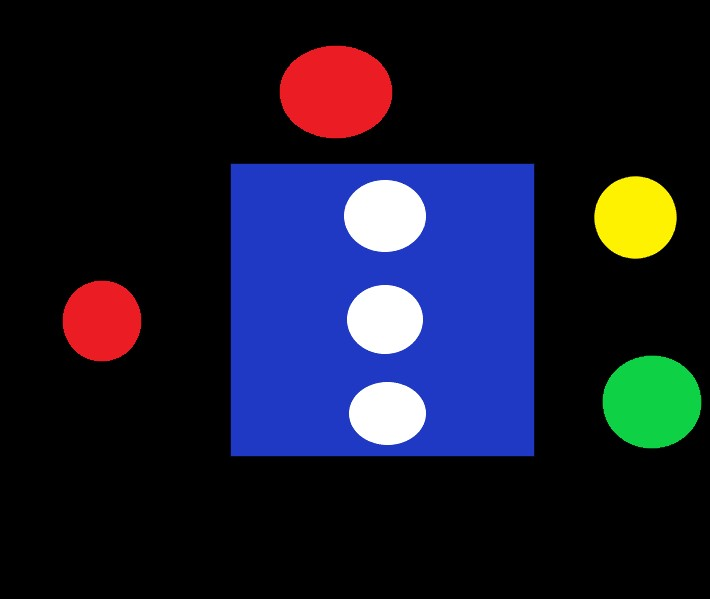
#> input picture test7.jpg, 710 x 599 px
$ jupyter execute --allow-errors Untitled.ipynb
#> lines starting #> are read from the running program, lines starting #| are printed output that depends on the picture; after the words box and inside, x2 and y2 are one past the last pixel; in counts of white or black regions, pixels touching at a corner belong together
[cell 1]
import cv2
import numpy as np

[cell 2]
img = cv2.imread('test7.jpg')
#> img is the input picture: shape (599, 710, 3); mean B, G, R 45, 25.2, 23.9

[cell 3]
cv2.imshow('img',img)
cv2.waitKey(0)
cv2.destroyAllWindows()

[cell 4]
gray = cv2.cvtColor(img,cv2.COLOR_BGR2GRAY)
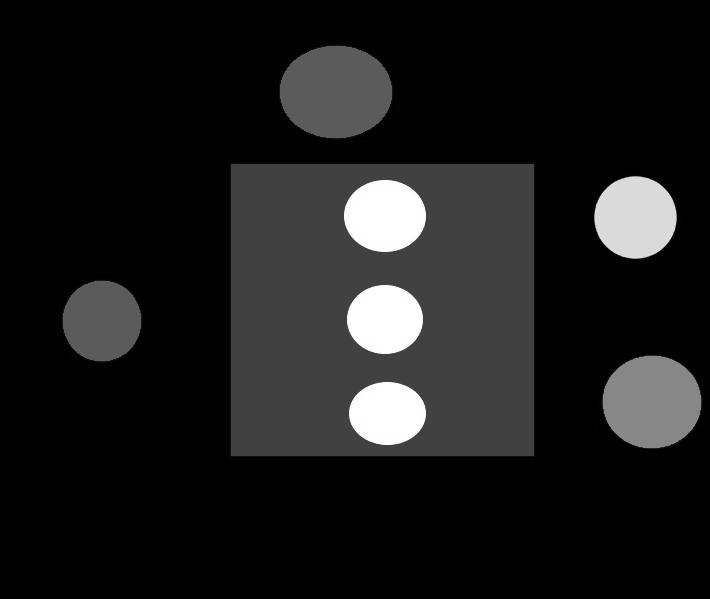
#> gray: shape (599, 710); min 0, max 255, mean 27.1

[cell 5]
cv2.imshow('img',gray)
cv2.waitKey(0)
cv2.destroyAllWindows()

[cell 6]
_ , thresh_binary = cv2.threshold(gray,120,255,cv2.THRESH_BINARY)
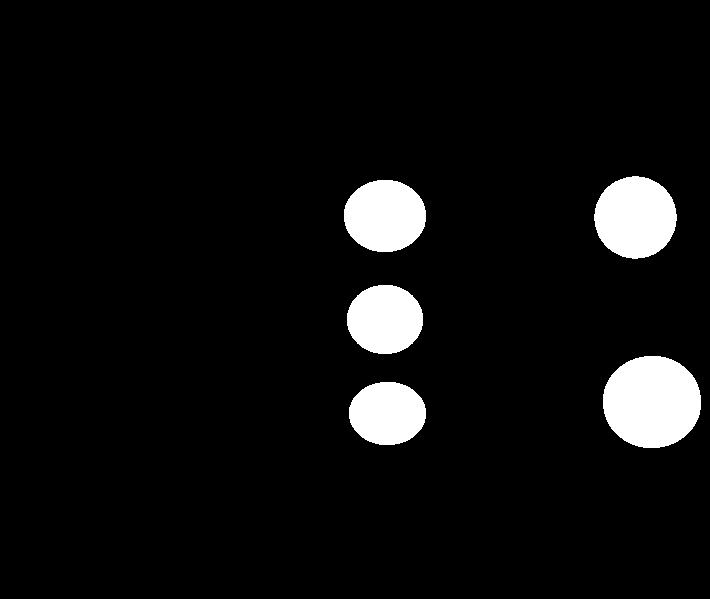
#> thresh_binary: shape (599, 710); 5.9% white; 5 white regions, box (x1, y1, x2, y2) and area: (603, 356, 701, 448) 7170, (594, 176, 677, 259) 5325, (344, 180, 426, 252) 4677, (347, 285, 423, 354) 4152, (349, 382, 426, 445) 3844

[cell 7]
cv2.imshow('img',thresh_binary)
cv2.waitKey(0)
cv2.destroyAllWindows()

[cell 8]
blue_box = cv2.inRange(img,np.array([230,0,0]),np.array([255,0,0]))
#> blue_box: shape (599, 710); every value is 0

[cell 9]
cv2.imshow('img',blue_box)
cv2.waitKey(0)
cv2.destroyAllWindows()

[cell 10]
_ , thresh_blue = cv2.threshold(blue_box,230,255,cv2.THRESH_BINARY)

[cell 11]
cv2.imshow('img',thresh_blue)
cv2.waitKey(0)
cv2.destroyAllWindows()

[cell 12]
contours,heirarchy = cv2.findContours(blue_box, cv2.RETR_TREE, cv2.CHAIN_APPROX_SIMPLE)
#> contours = []

[cell 13]
len(contours)
#> Out = 0

#> (a cell that did not finish here is left out)

#> (a cell that did not finish here is left out)

#> (a cell that did not finish here is left out)

[cell 17]
hsv = cv2.cvtColor(img , cv2.COLOR_BGR2HSV)
#> hsv: shape (599, 710, 3); mean H, S, V 32.2, 64.4, 56.7
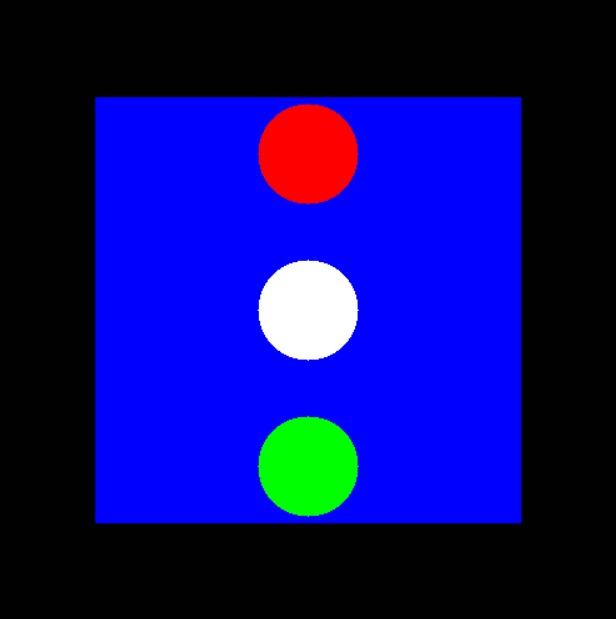
#> input picture test6.jpeg, 616 x 619 px
#> further down, img is the input picture: shape (619, 616, 3); mean B, G, R 110.9, 11.1, 11.1

[cell 18]
cv2.imshow('img',hsv)
cv2.waitKey(0)
cv2.destroyAllWindows()

#> (a cell that did not finish here is left out)

#> (a cell that did not finish here is left out)

#> (a cell that did not finish here is left out)

#> (a cell that did not finish here is left out)

[cell 23]
def traffic_signal(img):

    #img = cv2.imread('test2.jpeg')
    blue_box = cv2.inRange(img,np.array([254,0,0]),np.array([255,0,0]))
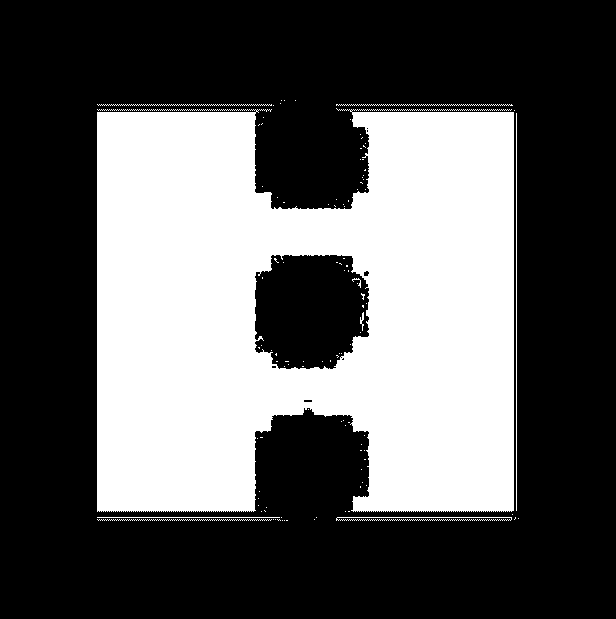
#> blue_box: shape (619, 616); 36% white; 108 white regions (99 under 20 px)
    contours,heirarchy = cv2.findContours(blue_box, cv2.RETR_TREE, cv2.CHAIN_APPROX_SIMPLE)
#> contours = 119 contours, 113 with area under 20; largest, box (x1, y1, x2, y2) and area: (97, 108, 514, 512) 145214, (254, 254, 370, 370) 11308, (336, 517, 512, 521) 437, (336, 517, 512, 521) 436, (363, 270, 370, 277) 28, (303, 399, 313, 403) 25
    max_contour = max(contours,key = cv2.contourArea)
#> max_contour = contour of 1393 points, box (x1, y1, x2, y2) (97, 108, 514, 512), area 145214

    for cnt in [max_contour]:
        approx = cv2.approxPolyDP(cnt, 0.009 * cv2.arcLength(cnt, True), True)
        n = approx.ravel()
        i = 0
        x_bluebox = []
        y_bluebox = []
        for j in n :
            if(i % 2 == 0):
                x_bluebox.append(n[i])
                y_bluebox.append(n[i + 1])
            i = i + 1
#> this loop made 1 pass

    min_x , max_x = min(x_bluebox) , max(x_bluebox)
#> min_x = 97; max_x = 513
    min_y , max_y = min(y_bluebox) , max(y_bluebox)
#> min_y = 108; max_y = 511

    red = cv2.inRange(img , np.array([0,0,100]) , np.array([50,50,255]))
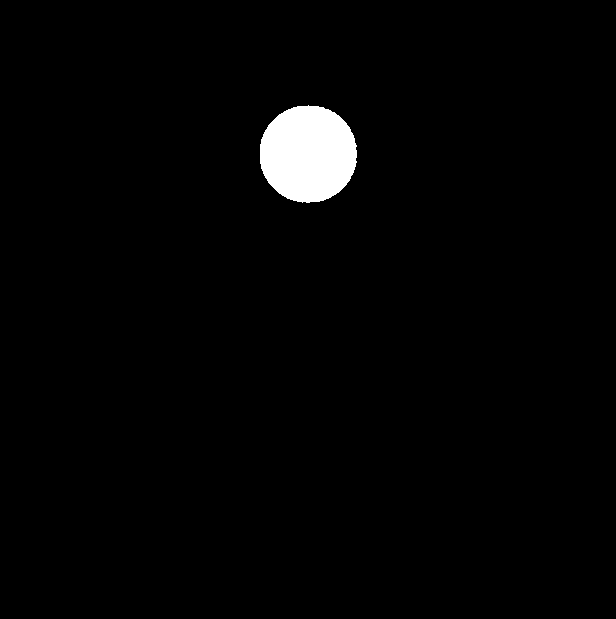
#> red: shape (619, 616); 2% white; 1 white region
    cnts_r,_ = cv2.findContours(red,cv2.RETR_TREE,cv2.CHAIN_APPROX_SIMPLE)
#> cnts_r = 1 contour; box (x1, y1, x2, y2) and area: (260, 105, 357, 203) 7354
    in_box_r = []
    for i in cnts_r:
        M = cv2.moments(i)
        if M['m00'] != 0:
            cx = int(M['m10']/M['m00'])
            cy = int(M['m01']/M['m00'])
            if cx>min_x and cx<max_x:
                if cy>min_y and cy<max_y:
                    in_box_r.append(i)
#> this loop made 1 pass
#> (cx, cy) on pass 1: (307, 153)
#> after the loop, in_box_r has the same summary as cnts_r

    yellow = cv2.inRange(img , np.array([0,230,230]) , np.array([110,255,255]))
#> yellow: shape (619, 616); every value is 0
    cnts_y,_ = cv2.findContours(yellow,cv2.RETR_TREE,cv2.CHAIN_APPROX_SIMPLE)
#> cnts_y = []
    in_box_y = []
    for i in cnts_y:
        M = cv2.moments(i)
        if M['m00'] != 0:
            cx = int(M['m10']/M['m00'])
            cy = int(M['m01']/M['m00'])
            if cx>min_x and cx<max_x:
                if cy>min_y and cy<max_y:
                    in_box_y.append(i)
#> this loop made 0 passes
#> after the loop, in_box_y = []

    green = cv2.inRange(img , np.array([0,200,0]) , np.array([100,255,100]))
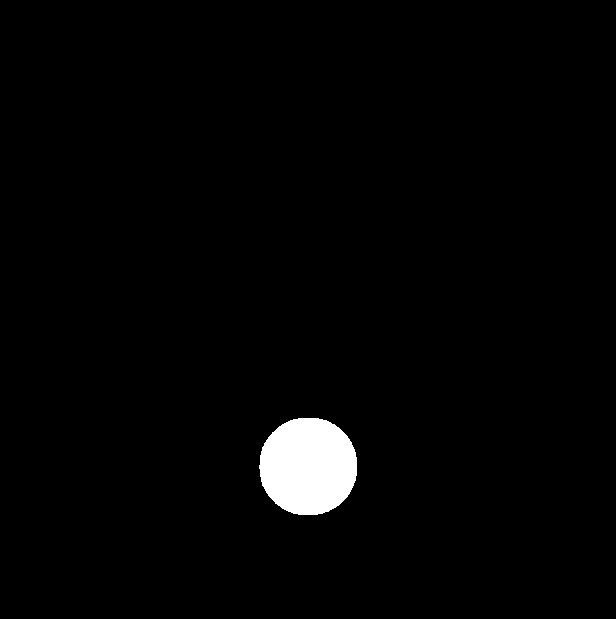
#> green: shape (619, 616); 2% white; 1 white region
    cnts_g,_ = cv2.findContours(green,cv2.RETR_TREE,cv2.CHAIN_APPROX_SIMPLE)
#> cnts_g = 1 contour; box (x1, y1, x2, y2) and area: (259, 418, 357, 515) 7466
    in_box_g = []
    for i in cnts_g:
        M = cv2.moments(i)
        if M['m00'] != 0:
            cx = int(M['m10']/M['m00'])
            cy = int(M['m01']/M['m00'])
            if cx>min_x and cx<max_x:
                if cx>min_y and cy<max_y:
                    in_box_g.append(i)
#> this loop made 1 pass
#> (cx, cy) on pass 1: (307, 465)
#> after the loop, in_box_g has the same summary as cnts_g

    if len(in_box_r)==1 and len(in_box_y)==0 and len(in_box_g)==0:
        print("RED")
    elif len(in_box_r)==0 and len(in_box_y)==1 and len(in_box_g)==0:
        print("YELLOW")
    elif len(in_box_r)==0 and len(in_box_y)==0 and len(in_box_g)==1:
        print("GREEN")
    else:
        print("ERROR")

[cell 24]
img = cv2.imread('test6.jpeg')
traffic_signal(img)

#> (a cell that did not finish here is left out)

#> (a cell that did not finish here is left out)

[cell 27]
red = cv2.inRange(img , np.array([0,0,100]) , np.array([50,50,255]))

#> (a cell that did not finish here is left out)

[cell 29]
yellow = cv2.inRange(img , np.array([0,230,230]) , np.array([110,255,255]))
cnts_y,_ = cv2.findContours(yellow,cv2.RETR_TREE,cv2.CHAIN_APPROX_SIMPLE)
#> cnts_y = []

[cell 30]
cv2.imshow('img',yellow)
cv2.waitKey(0)
cv2.destroyAllWindows()

[cell 31]
img_contours = cv2.drawContours(img, cnts_y, -1, (100,100,100), 2)

[cell 32]
len(cnts_y)
#> Out = 0
